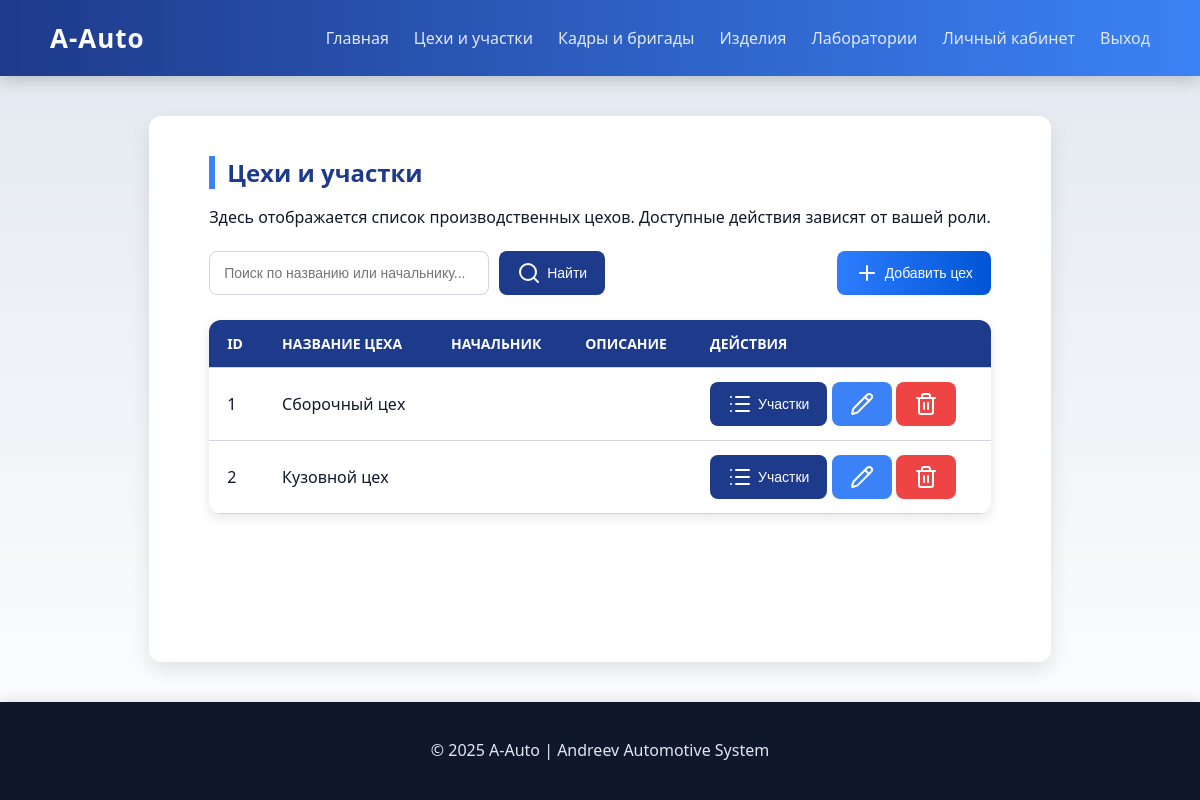
The page /public/departments.php (signed in) on the database its author committed.
### tables this page shows
CREATE TABLE `departments` (
  `id` int(10) UNSIGNED NOT NULL,
  `name` varchar(120) NOT NULL,
  `chief` varchar(100) DEFAULT NULL,
  `description` text DEFAULT NULL
);

### includes/auth.php (called while the page is built, shortened)
<?php
function role_id() {
  return $_SESSION['user']['role_id'] ?? null;
}
function can($ability) {
  $role = role_id();
  $map = [
    'departments.view' => [ROLE_ADMIN, ROLE_ENGINEER, ROLE_WORKER],
    'departments.create' => [ROLE_ADMIN, ROLE_ENGINEER],
    'departments.edit'   => [ROLE_ADMIN, ROLE_ENGINEER],
    'departments.delete' => [ROLE_ADMIN],
    'sections.view'  => [ROLE_ADMIN, ROLE_ENGINEER, ROLE_WORKER],
    'sections.create'=> [ROLE_ADMIN, ROLE_ENGINEER],
    'sections.edit'  => [ROLE_ADMIN, ROLE_ENGINEER],
    'sections.delete'=> [ROLE_ADMIN],
    'brigades.view'  => [ROLE_ADMIN, ROLE_ENGINEER, ROLE_WORKER],
    'brigades.create'=> [ROLE_ADMIN, ROLE_ENGINEER],
    'brigades.edit'  => [ROLE_ADMIN, ROLE_ENGINEER],
    'brigades.delete'=> [ROLE_ADMIN],
    'employees.view' => [ROLE_ADMIN, ROLE_ENGINEER, ROLE_WORKER],
    'employees.create'=>[ROLE_ADMIN],
    'employees.edit'  =>[ROLE_ADMIN],
    'employees.delete'=>[ROLE_ADMIN],
    'products.view'  => [ROLE_ADMIN, ROLE_ENGINEER, ROLE_WORKER],
    'products.create'=>[ROLE_ADMIN, ROLE_ENGINEER],
    'products.edit'  =>[ROLE_ADMIN, ROLE_ENGINEER],
    'products.delete'=>[ROLE_ADMIN],
    'labs.view'   => [ROLE_ADMIN, ROLE_ENGINEER, ROLE_WORKER],
    'labs.create' => [ROLE_ADMIN, ROLE_ENGINEER],
    'labs.edit'   => [ROLE_ADMIN, ROLE_ENGINEER],
    'labs.delete' => [ROLE_ADMIN],
    'users.manage' => [ROLE_ADMIN],
  ];
  return in_array($role, $map[$ability] ?? [], true);
}

### public/departments.php (the view, shortened to what this page needs)
<?php
require_once '../config/db.php';
require_once '../includes/auth.php';
include '../includes/header.php';
$search = trim($_GET['search'] ?? '');
$query  = "SELECT * FROM departments";
$params = [];
$query .= " ORDER BY id ASC";
$stmt = $pdo->prepare($query);
$stmt->execute($params);
$departments = $stmt->fetchAll(PDO::FETCH_ASSOC);
?>
<section class="departments-section">
  <h2>Цехи и участки</h2>
  <p>Здесь отображается список производственных цехов. Доступные действия зависят от вашей роли.</p>
  <div class="actions-bar">
    <form method="get" class="search-form">
      <input type="text"
             name="search"
             placeholder="Поиск по названию или начальнику..."
             value="<?= htmlspecialchars($search) ?>">
      <button type="submit" class="btn search-btn">
        <i data-lucide="search"></i> Найти
      </button>
    </form>
    <?php if (can('departments.create')): ?>
      <button class="btn add-btn" onclick="openModal()">
        <i data-lucide="plus"></i> Добавить цех
      </button>
    <?php endif; ?>
  </div>
  <table>
    <thead>
      <tr>
        <th>ID</th>
        <th>Название цеха</th>
        <th>Начальник</th>
        <th>Описание</th>
        <th>Действия</th>
      </tr>
    </thead>
    <tbody>
      <?php if (!$departments): ?>
        <tr><td colspan="5">Цехов не найдено.</td></tr>
      <?php else: foreach ($departments as $dept): ?>
        <tr>
          <td><?= (int)$dept['id'] ?></td>
          <td><?= htmlspecialchars($dept['name']) ?></td>
          <td><?= htmlspecialchars($dept['chief'] ?? '') ?></td>
          <td><?= htmlspecialchars($dept['description'] ?? '') ?></td>
          <td>
            <?php if (can('sections.view')): ?>
              <button class="btn small-btn"
                      onclick="openSectionsModal(<?= (int)$dept['id'] ?>, '<?= htmlspecialchars($dept['name']) ?>')">
                <i data-lucide="list"></i> Участки
              </button>
            <?php endif; ?>
            <?php if (can('departments.edit')): ?>
              <button class="btn edit-btn"
                      onclick="editDepartment(
                        <?= (int)$dept['id'] ?>,
                        '<?= htmlspecialchars($dept['name']) ?>',
                        '<?= htmlspecialchars($dept['chief'] ?? '') ?>',
                        '<?= htmlspecialchars($dept['description'] ?? '') ?>'
                      )">
                <i data-lucide="pencil"></i>
              </button>
            <?php endif; ?>
            <?php if (can('departments.delete')): ?>
              <button class="btn delete-btn" onclick="deleteDepartment(<?= (int)$dept['id'] ?>)">
                <i data-lucide="trash-2"></i>
              </button>
            <?php endif; ?>
          </td>
        </tr>
      <?php endforeach; endif; ?>
    </tbody>
  </table>
</section>
<?php include '../includes/footer.php'; ?>

### assets/css/style.css (style rules this page uses)
:root { --main-blue:#1E3A8A; --accent-blue:#3B82F6; --dark-blue:#0F172A; --light-gray:#F3F4F6; --white:#FFFFFF; --metal-gray:#D1D5DB; --text-dark:#111827; --radius:12px; --transition:.3s ease; }
* { box-sizing:border-box }
body { margin:0; font-family:'Poppins','Segoe UI',sans-serif; background:linear-gradient(180deg,#E2E8F0,#FFFFFF); color:var(--text-dark); display:flex;flex-direction:column;min-height:100vh; }
h2 { color:var(--main-blue); border-left:6px solid var(--accent-blue); padding-left:12px; margin-top:0; }
p { line-height:1.6; font-size:16px; }
table { width:100%; border-collapse:collapse; margin-top:25px; background:#fff; border-radius:var(--radius); overflow:hidden; box-shadow:0 4px 12px rgba(0,0,0,.1); }
th,td { padding:14px 18px; border-bottom:1px solid var(--metal-gray); text-align:left; }
th { background:var(--main-blue); color:#fff; font-size:14px; text-transform:uppercase; }
form { margin-top:30px; }
input,textarea,select { width:100%; padding:12px; border-radius:6px; border:1px solid var(--metal-gray); margin-bottom:18px; font-size:15px; transition:var(--transition); }
button,.btn { background:var(--main-blue); color:#fff; border:none; border-radius:8px; padding:10px 20px; cursor:pointer; font-weight:500; transition:var(--transition); }
.departments-section h2 { margin-bottom: 10px; }
.actions-bar { display: flex; justify-content: space-between; align-items: center; margin: 20px 0; }
.search-form input { padding: 8px 10px; width: 280px; border-radius: 6px; border: 1px solid #ccc; }
.search-form button { margin-left: 10px; }
.add-btn { background-color: #16A34A; }
.edit-btn { background-color: #3B82F6; }
.delete-btn { background-color: #DC2626; }
.btn { display: inline-flex; align-items: center; justify-content: center; gap: 6px; font-weight: 500; }
.search-form button.btn { background: var(--main-blue); color: #fff; padding: 8px 14px; border-radius: 8px; }
.small-btn { padding: 8px 12px; border-radius: 8px; }
.btn { display: inline-flex; align-items: center; gap: 6px; border: none; border-radius: 8px; padding: 10px 18px; font-size: 14px; font-weight: 500; cursor: pointer; transition: all 0.25s ease; }
.btn.add-btn { background: linear-gradient(90deg, #2E7DFF, #0055D4); color: white; }
.btn.edit-btn { background: #3B82F6; color: white; }
.btn.delete-btn { background: #EF4444; color: white; }
.search-form { display: inline-flex; align-items: center; gap: 8px; }
.search-form input[type="text"], .search-form .btn.search-btn { height: 40px; box-sizing: border-box; font-size: 14px; line-height: 1; }
.search-form input[type="text"] { padding: 0 12px; border: 1px solid #d1d5db; border-radius: 8px; }
.search-form .btn.search-btn { display: inline-flex; align-items: center; padding: 0 16px; border: none; border-radius: 8px; background: var(--main-blue); color: #fff; cursor: pointer; }
.search-form { display:inline-flex; align-items:center; gap:10px; }
.search-form input[type="text"] { height:44px; padding:0 14px; font-size:14px; line-height:44px; border:1px solid #d1d5db; border-radius:8px; box-sizing:border-box; margin:0 !important; }
.search-form .btn.search-btn { height:44px; padding:0 18px; line-height:44px; display:inline-flex; align-items:center; justify-content:center; border-radius:8px; margin:0; background:var(--main-blue); color:#fff; border:none; }
.actions-bar { display: flex; justify-content: space-between; align-items: center; gap: 16px; }
.search-form { display: inline-flex; align-items: center; gap: 10px; margin: 0; }
.search-form input[type="text"], .search-form .btn.search-btn, .actions-bar .add-btn { height: 44px; box-sizing: border-box; }
.actions-bar .add-btn { display: inline-flex; align-items: center; justify-content: center; padding: 0 18px; line-height: 44px; margin: 0; border-radius: 8px; }
.actions-bar { display:flex; justify-content:space-between; align-items:center; gap:16px; }
.search-form { display:inline-flex; align-items:center; gap:10px; margin:0; }
.search-form input[type="text"], .search-form .btn.search-btn, .actions-bar .add-btn { height:44px; box-sizing:border-box; }
.actions-bar { flex-wrap: wrap; gap: 12px; }

### rows shown on the page
departments: id "1", name "Сборочный цех"
departments: id "2", name "Кузовной цех"
